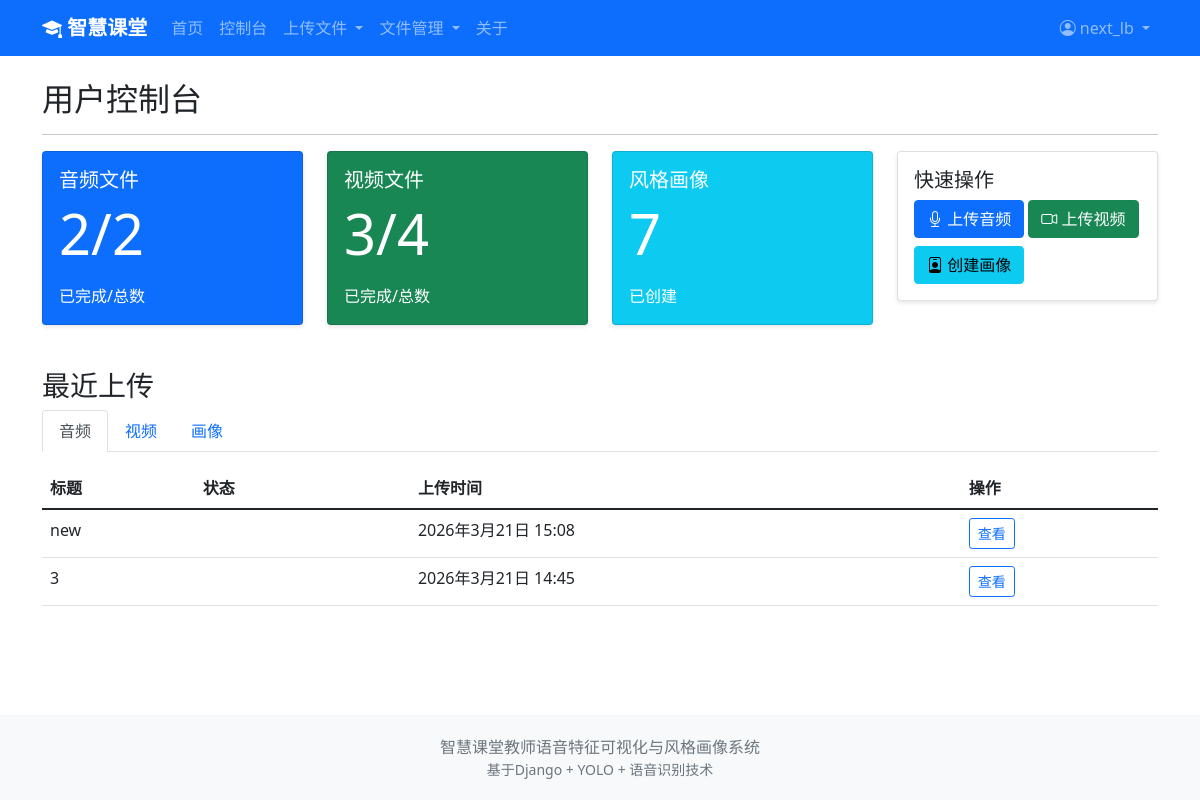
The page /dashboard/ (signed in) on the database as committed earlier.
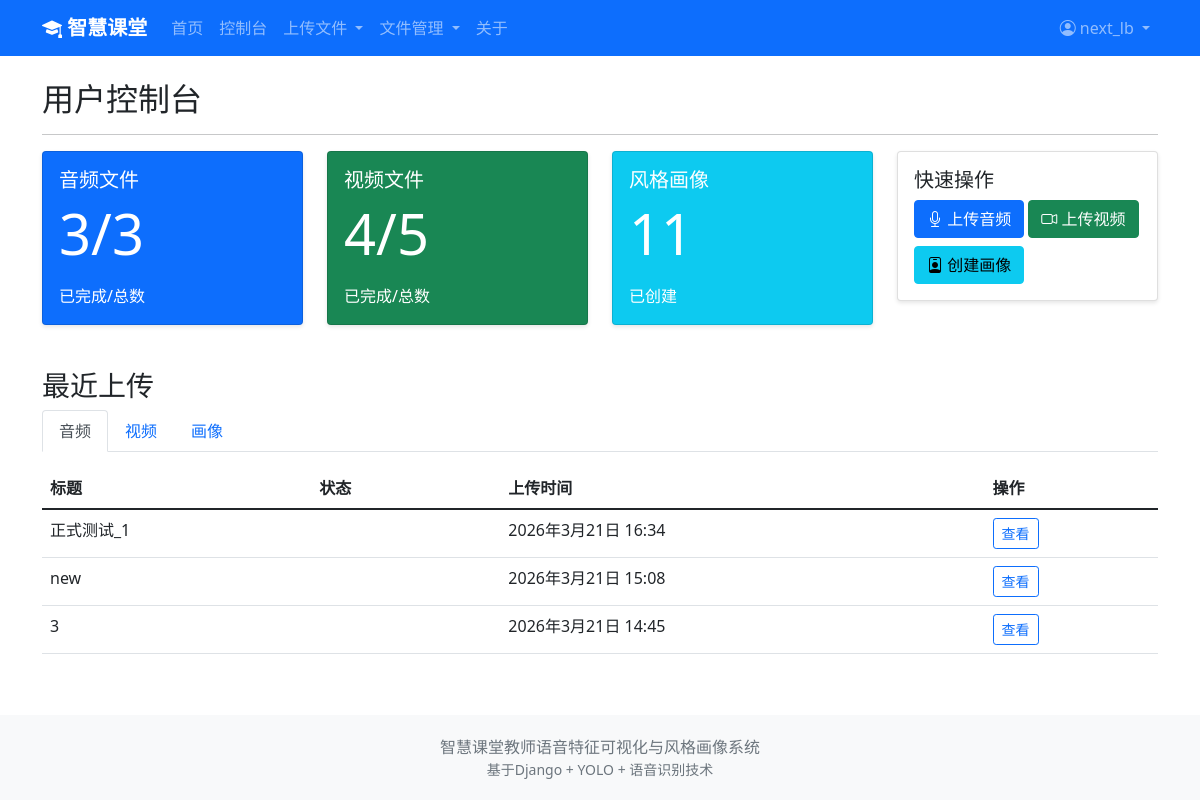
The same page on the database as committed later.
### analysis/models.py (models this page shows, shortened)
class AudioFile(models.Model):
    FILE_TYPE_CHOICES = [
        ('mp3', 'MP3'),
        ('wav', 'WAV'),
        ('m4a', 'M4A'),
        ('other', '其他'),
    ]
    STATUS_CHOICES = [
        ('pending', '待处理'),
        ('processing', '处理中'),
        ('completed', '已完成'),
        ('failed', '失败'),
    ]
    user = models.ForeignKey(User, on_delete=models.CASCADE, related_name='audio_files', verbose_name='上传用户')
    title = models.CharField(max_length=200, verbose_name='音频标题')
    description = models.TextField(blank=True, verbose_name='描述')
    file = models.FileField(upload_to='audio/%Y/%m/%d/', verbose_name='音频文件')
    file_type = models.CharField(max_length=20, choices=FILE_TYPE_CHOICES, default='other', verbose_name='文件类型')
    duration = models.IntegerField(default=0, verbose_name='时长(秒)')
    file_size = models.IntegerField(default=0, verbose_name='文件大小(字节)')
    status = models.CharField(max_length=20, choices=STATUS_CHOICES, default='pending', verbose_name='处理状态')
    upload_time = models.DateTimeField(auto_now_add=True, verbose_name='上传时间')
    processed_time = models.DateTimeField(null=True, blank=True, verbose_name='处理完成时间')
    class Meta:
        db_table = 'audio_file'
        verbose_name = '音频文件'
        verbose_name_plural = '音频文件'
        ordering = ['-upload_time']

### visualization/views.py (the view)
# urls.py: path('dashboard/', dashboard, name='dashboard'),
@login_required
def dashboard(request):
    audios = AudioFile.objects.filter(user=request.user)
    videos = VideoFile.objects.filter(user=request.user)
    profiles = TeacherStyleProfile.objects.filter(user=request.user)
    completed_audios = audios.filter(status='completed').count()
    completed_videos = videos.filter(status='completed').count()
    completed_profiles = profiles.count()
    context = {
        'total_audios': audios.count(),
        'completed_audios': completed_audios,
        'total_videos': videos.count(),
        'completed_videos': completed_videos,
        'total_profiles': completed_profiles,
        'recent_audios': audios.order_by('-upload_time')[:5],
        'recent_videos': videos.order_by('-upload_time')[:5],
        'recent_profiles': profiles.order_by('-created_at')[:3]
    }
    return render(request, 'visualization/dashboard.html', context)

### templates/visualization/dashboard.html (shortened to what this page needs)
{% extends 'base.html' %}
{% block content %}
<h2>用户控制台</h2>
<hr>
<div class="row">
    <div class="col-md-3">
        <div class="card text-white bg-primary">
            <div class="card-body">
                <h5 class="card-title">音频文件</h5>
                <p class="card-text display-4">{{ completed_audios }}/{{ total_audios }}</p>
                <p class="card-text">已完成/总数</p>
            </div>
        </div>
    </div>
    <div class="col-md-3">
        <div class="card text-white bg-success">
            <div class="card-body">
                <h5 class="card-title">视频文件</h5>
                <p class="card-text display-4">{{ completed_videos }}/{{ total_videos }}</p>
                <p class="card-text">已完成/总数</p>
            </div>
        </div>
    </div>
    <div class="col-md-3">
        <div class="card text-white bg-info">
            <div class="card-body">
                <h5 class="card-title">风格画像</h5>
                <p class="card-text display-4">{{ total_profiles }}</p>
                <p class="card-text">已创建</p>
            </div>
        </div>
    </div>
    <div class="col-md-3">
        <div class="card">
            <div class="card-body">
                <h5 class="card-title">快速操作</h5>
                <a href="{% url 'analysis:upload_audio' %}" class="btn btn-primary mb-2"><i class="bi bi-mic"></i> 上传音频</a>
                <a href="{% url 'analysis:upload_video' %}" class="btn btn-success mb-2"><i class="bi bi-camera-video"></i> 上传视频</a>
                <a href="{% url 'analysis:create_profile' %}" class="btn btn-info"><i class="bi bi-person-badge"></i> 创建画像</a>
            </div>
        </div>
    </div>
</div>
<div class="row mt-4">
    <div class="col-md-12">
        <h3>最近上传</h3>
        <ul class="nav nav-tabs" role="tablist">
            <li class="nav-item">
                <button class="nav-link active" data-bs-toggle="tab" data-bs-target="#audios">音频</button>
            </li>
            <li class="nav-item">
                <button class="nav-link" data-bs-toggle="tab" data-bs-target="#videos">视频</button>
            </li>
            <li class="nav-item">
                <button class="nav-link" data-bs-toggle="tab" data-bs-target="#profiles">画像</button>
            </li>
        </ul>
        <div class="tab-content mt-3">
            <div class="tab-pane fade show active" id="audios">
                <table class="table table-hover">
                    <thead>
                        <tr>
                            <th>标题</th>
                            <th>状态</th>
                            <th>上传时间</th>
                            <th>操作</th>
                        </tr>
                    </thead>
                    <tbody>
                        {% for audio in recent_audios %}
                        <tr>
                            <td>{{ audio.title }}</td>
                            <td><span class="badge bg-{{ audio.status }}">{{ audio.get_status_display }}</span></td>
                            <td>{{ audio.upload_time }}</td>
                            <td><a href="{% url 'analysis:audio_detail' audio.id %}" class="btn btn-sm btn-outline-primary">查看</a></td>
                        </tr>
                        {% empty %}
                        <tr><td colspan="4" class="text-center text-muted">暂无数据</td></tr>
                        {% endfor %}
                    </tbody>
                </table>
            </div>
        </div>
    </div>
</div>
{% endblock %}

Rows that differ between the two databases and show on the page:
added AudioFile: title "正式测试_1", upload_time "2026年3月21日 16:34"
Other text that changed with them:
{{ completed_audios }}: "2" → "3"
{{ total_audios }}: "2" → "3"
{{ completed_videos }}: "3" → "4"
{{ total_videos }}: "4" → "5"
{{ total_profiles }}: "7" → "11"
